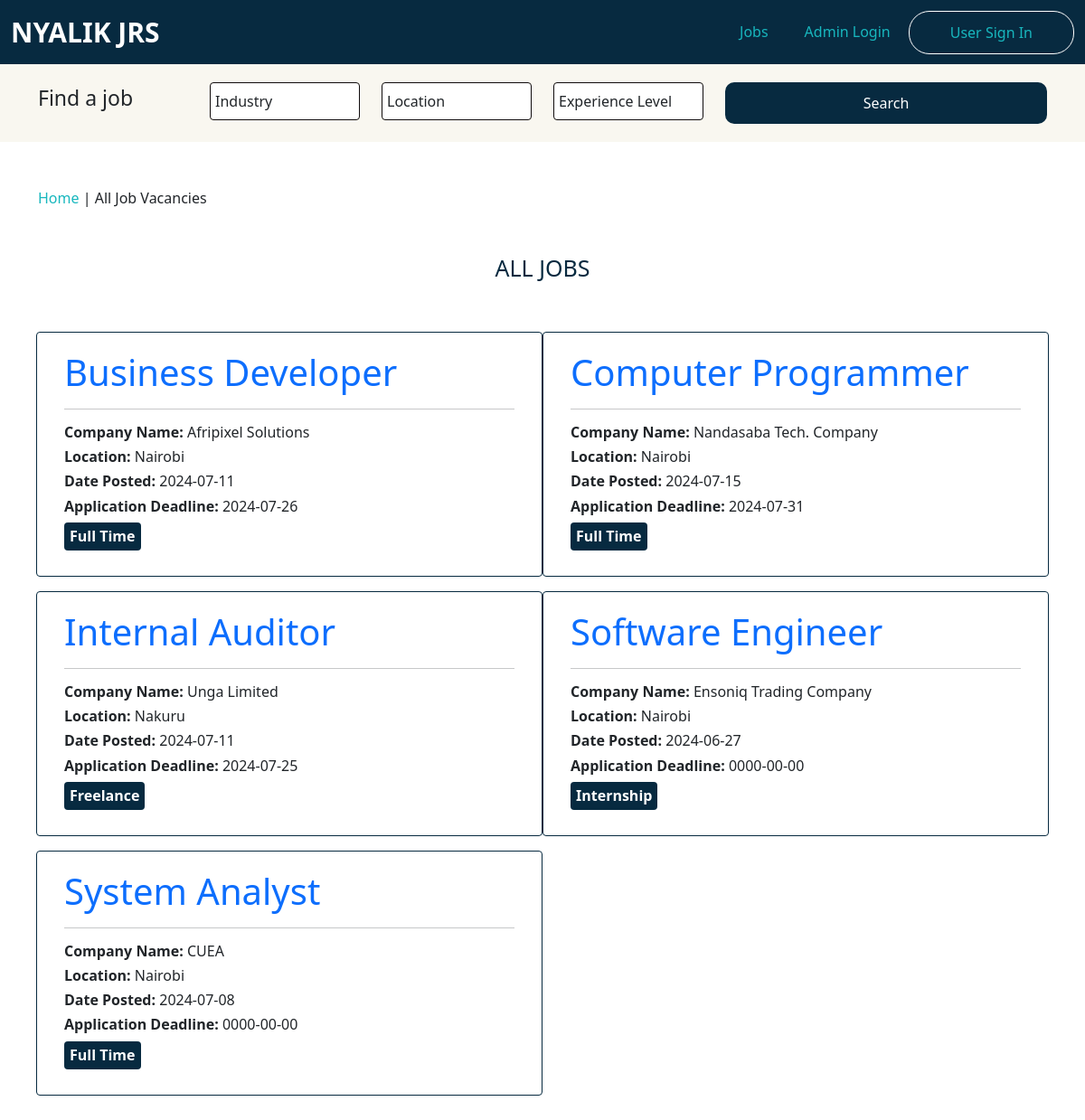
/jobs/explore_all_jobs.php, run on an earlier commit of the app's database.
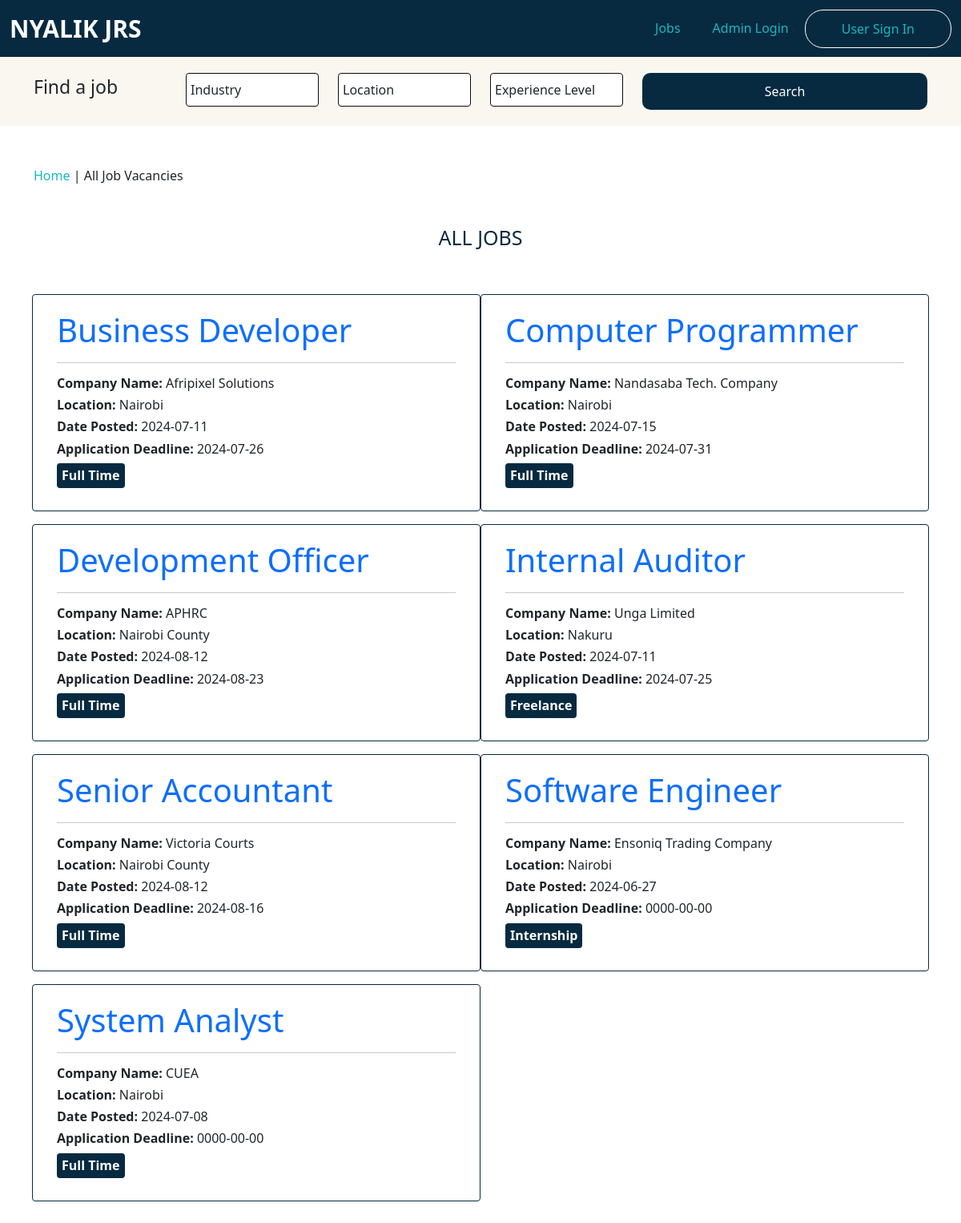
And on a later commit of the database.
### tables this page shows
CREATE TABLE `posted_jobs` (
  `jobId` int(11) NOT NULL,
  `jobTitle` varchar(200) NOT NULL,
  `jobDescription` varchar(6000) NOT NULL,
  `jobEmploymentType` varchar(200) NOT NULL,
  `companyName` varchar(200) NOT NULL,
  `totalApplicants` int(11) DEFAULT NULL,
  `coreQualifications` varchar(1200) NOT NULL,
  `date_created` date NOT NULL DEFAULT current_timestamp(),
  `updation_date` datetime DEFAULT NULL ON UPDATE current_timestamp(),
  `status` int(11) NOT NULL,
  `jobLocation` varchar(255) NOT NULL,
  `job_level` varchar(200) NOT NULL,
  `job_salary` varchar(200) NOT NULL,
  `application_deadline` date NOT NULL,
  `job_industry` varchar(255) NOT NULL
);

### jobs/explore_all_jobs.php (the view, shortened to what this page needs)
<?php
include_once "functions/functions.php";
$pdo = databaseConnection();
?>
<?= headerTemplate('JOBS | ALL JOBS'); ?>
<nav class="navbar navbar-expand-lg bg-body-tertiary">
    <div class="container-fluid">
        <a href="index.php?page=home" class="navbar-brand">Nyalik JRS</a>
        <div class="collapse navbar-collapse justify-content-end" id="navbarSupportedContent">
            <?php
            if (!isset($_SESSION["userLoggedIn"]) && $_SESSION["userLoggedIn"] !== true) {
            ?>
                <ul class="navbar-nav">
                    <li class="nav-item">
                        <a class="nav-link" href="index.php?page=jobs/explore_all_jobs">Jobs</a>
                    </li>
                    <li class="nav-item">
                        <a class="nav-link" href="index.php?page=admin/admin_login">Admin Login</a>
                    </li>
                    <li class="nav-item">
                        <a class="nav-link" href="index.php?page=users/user_login">User Sign In</a>
                    </li>
                </ul>
            <?php }
            ?>
        </div>
    </div>
</nav>
<div id="search_form">
    <div class="container">
        <div class="row">
            <div class="col-md-12">
                <form action="" class="search" method="post">
                    <div class="row">
                        <div class="col-2">
                            <div class="form-group">
                                <label for="">Find a job</label>
                            </div>
                        </div>
                        <div class="col-2">
                            <div class="form-group">
                                <select name="job_industry" class="form-control">
                                    <option disabled selected>Industry</option>
                                </select>
                            </div>
                        </div>
                        <div class="col-2">
                            <div class="form-group">
                                <select name="" class="form-control">
                                    <option disabled selected>Location</option>
                                </select>
                            </div>
                        </div>
                        <div class="col-2">
                            <div class="form-group">
                                <select name="" class="form-control">
                                    <option selected disabled>Experience Level</option>
                                </select>
                            </div>
                        </div>
                        <div class="col-4">
                            <div class="form-group">
                                <input type="submit" value="Search" class="btn w-100">
                            </div>
                        </div>
                    </div>
                </form>
            </div>
        </div>
    </div>
</div>
<div class="breadcrumb">
    <div class="container">
        <div class="row">
            <span><a href="index.php?page=home">Home</a> | All Job Vacancies</span>
        </div>
    </div>
</div>
<div id="section_title">
    <div class="container">
        <div class="row">
            <h4 class="text-center">All Jobs</h4>
        </div>
    </div>
</div>
<div id="job_display">
    <div class="container">
        <div class="row">
            <?php
            $sql = $pdo->prepare("SELECT * FROM posted_jobs WHERE status = 1 ORDER BY jobTitle ASC");
            $sql->execute();
            $all_senior_level_jobs = $sql->fetchAll(PDO::FETCH_ASSOC);
            ?>
            <?php foreach ($all_senior_level_jobs as $senior_level_jobs) : ?>
                <div class="job_links col-md-6 my-2">
                    <a href="index.php?page=jobs/individual_job&jobId=<?= $senior_level_jobs['jobId']; ?>">
                        <h1><?= $senior_level_jobs["jobTitle"]; ?></h1>
                    </a>
                    <hr>
                    <h6><span style="font-weight: bold;">Company Name:</span> <span style="font-weight: 300"><?= $senior_level_jobs["companyName"]; ?></span></h6>
                    <h6><span style="font-weight: bold;">Location:</span> <span style="font-weight: 300;"><?= $senior_level_jobs["jobLocation"]; ?></span></h6>
                    <h6><span style="font-weight: bold;">Date Posted:</span> <span style="font-weight: 300;"><?= $senior_level_jobs["date_created"]; ?></span></h6>
                    <h6><span style="font-weight: bold;">Application Deadline:</span> <span style="font-weight: 300;"><?= $senior_level_jobs["application_deadline"]; ?></span></h6>
                    <h6 style="font-weight: bold; width: fit-content"><?= $senior_level_jobs["jobEmploymentType"]; ?></h6>
                </div>
            <?php endforeach; ?>
        </div>
    </div>
</div>

### functions/functions.php (shortened to what this page needs)
<?php
function headerTemplate($title)
{
    $element = "
        <!DOCTYPE html>
        <html lang=\"en\">
        <head>
        <title>$title</title>
        <meta charset=\"utf-8\">
        <meta name=\"viewport\" content=\"width=device-width, initial-scale=1.0\">
        <meta name=\"keywords\" content=\"PHP, HTML5, MySQL,Javascript\">
        <meta name=\"description\" content=\"This is an online job recommender system\">
        <meta http-equiv=\"X-UA-Compatible\" content=\"IE=edge\">
        <link rel=\"stylesheet\" type=\"text/css\" href=\"./css/styles.css\">
        </head>
    ";
    echo $element;
}

What changed in the data, as far as the page shows it:
added posted_jobs: jobTitle "Development Officer", companyName "APHRC", jobLocation "Nairobi County", date_created "2024-08-12", application_deadline "2024-08-23", jobEmploymentType "Full Time"
added posted_jobs: jobTitle "Senior Accountant", companyName "Victoria Courts", jobLocation "Nairobi County", date_created "2024-08-12", application_deadline "2024-08-16", jobEmploymentType "Full Time"
